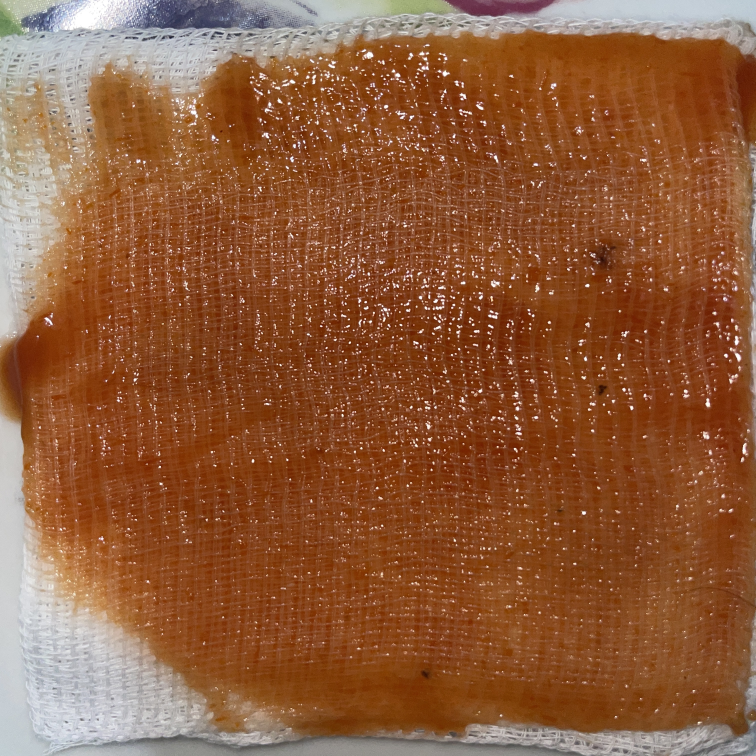
#> input picture hemomeasure/casosdeprueba/casosdeprueba/caso1ladoa.jpg, 3024 x 3024 px, found by its file name (shown at 1/4 size)
$ python measure.py
#> lines starting #> are read from the running program, lines starting #| are printed output that depends on the picture; long printed decimals are rounded
import numpy as np
import cv2
import matplotlib.pyplot as plt

image = cv2.imread('C:\\Users\\Edgardo\\Documents\\hemomeasure\\casosdeprueba\\casosdeprueba\\caso1ladoa.jpg')
#> image is the input picture: shape (3024, 3024, 3); mean B, G, R 58.9, 92.2, 144
image2 = cv2.imread('C:\\Users\\Edgardo\\Documents\\hemomeasure\\casosdeprueba\\casosdeprueba\\caso1ladob.jpg')
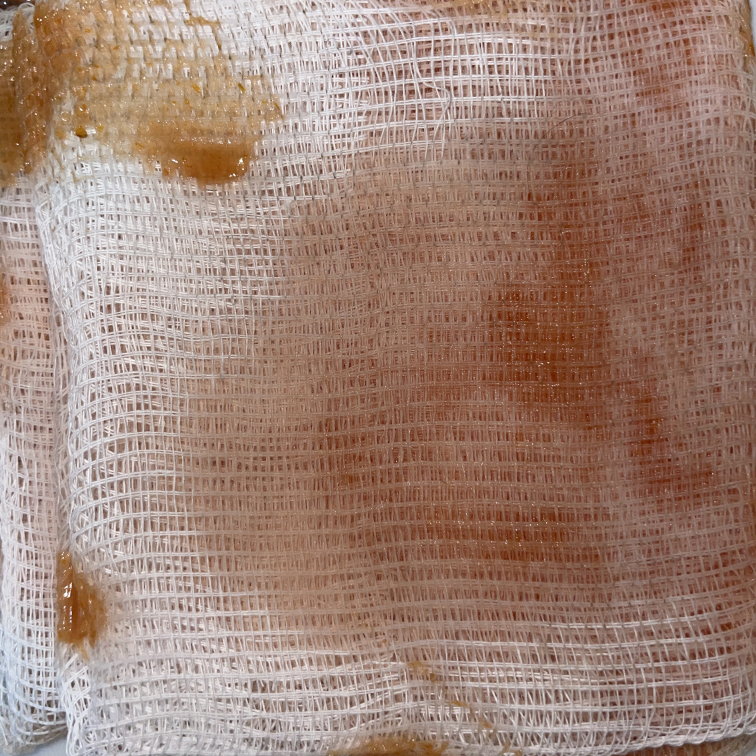
#> input picture hemomeasure/casosdeprueba/casosdeprueba/caso1ladob.jpg, 3024 x 3024 px, found by its file name (shown at 1/4 size)
#> image2 is the input picture: shape (3024, 3024, 3); mean B, G, R 118.5, 131.4, 160.1


def adjust_brilliance(image, brilliance_factor=1.5):
    image = image.astype(np.float32)
    mean_brightness = np.mean(image)
    image = (image - mean_brightness) * brilliance_factor + mean_brightness
    image = np.clip(image, 0, 255)
    image = image.astype(np.uint8)

    return image

def adjust_exposure(image, exposure_factor=1.5):
    image = image.astype(np.float32)

    image = image * exposure_factor

    # OVERFLOW HANDLING
    image = np.clip(image, 0, 255)

    image = image.astype(np.uint8)

    return image


def findredp(image):
    height, width, _ = image.shape

    accumulated_red = 0
    totalred=0
    totalgreen=0
    totalblue=0

    for y in range(height):
        for x in range(width):
            red_value = image[y, x, 2]
            totalred = totalred + red_value

            green_value = image[y, x, 1]
            totalgreen = totalgreen + green_value

            blue_value = image[y, x, 0]
            totalblue = totalblue + blue_value

    print("DEBUG: ")
    print("red: ", totalred)
    print("green: ", totalgreen)
    print("blue: ", totalblue)

    print("OPERACION: ")
    accumulated_red = totalred - ((totalgreen + totalblue)/2)
    print("TOTAL DE ROJO: ", accumulated_red)

    redpercentage = accumulated_red/(255*image.shape[0]*image.shape[1])

    print("PORCENTAJE DE ROJO: ", redpercentage)

    return redpercentage

def hemomeasure(image, brilliance_factor=5, exposure_factor=3, blur_ksize=(123, 123)):
    image = adjust_brilliance(image, brilliance_factor)
    image = adjust_exposure(image, exposure_factor)
    image = cv2.GaussianBlur(image, blur_ksize, 0)
    redpercentage = findredp(image)
    return redpercentage

#image processing for optimization
if (image.shape[0]*image.shape[1])>100:
    image = cv2.resize(image, (int(image.shape[1] * 0.25), int(image.shape[0] * 0.25)))
#> image: shape (756, 756, 3)

if (image2.shape[0]*image2.shape[1])>100:
    image2 = cv2.resize(image2, (int(image2.shape[1] * 0.25), int(image2.shape[0] * 0.25)))
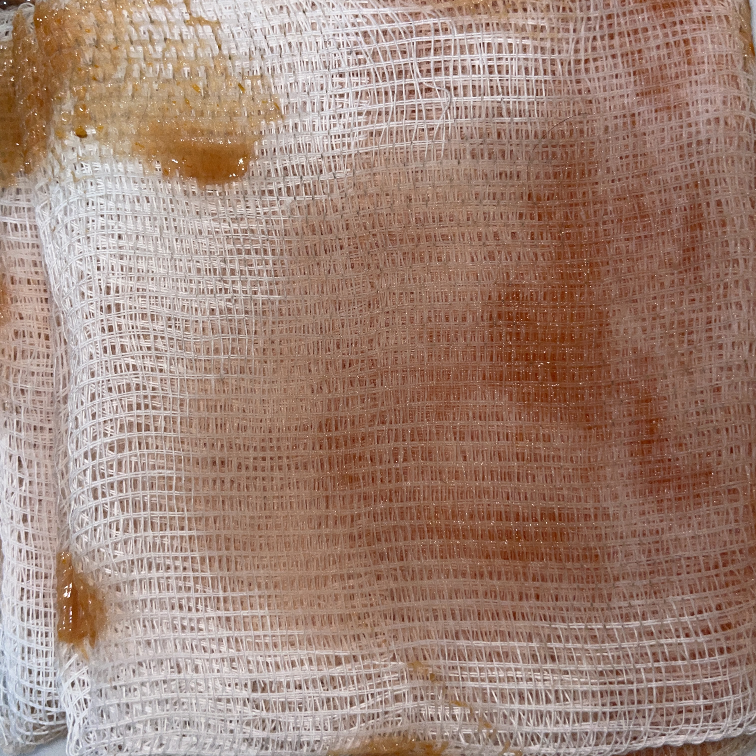
#> image2: shape (756, 756, 3); mean B, G, R 118.6, 131.5, 160.2


print("LADO A")
print("////////////")
redpercentage = hemomeasure(image, brilliance_factor=5, exposure_factor=3, blur_ksize=(123, 123))
#> in adjust_brilliance, `mean_brightness = np.mean(image)`: mean_brightness = 98.46
#> in adjust_exposure, `image = np.clip(image, 0, 255)`:
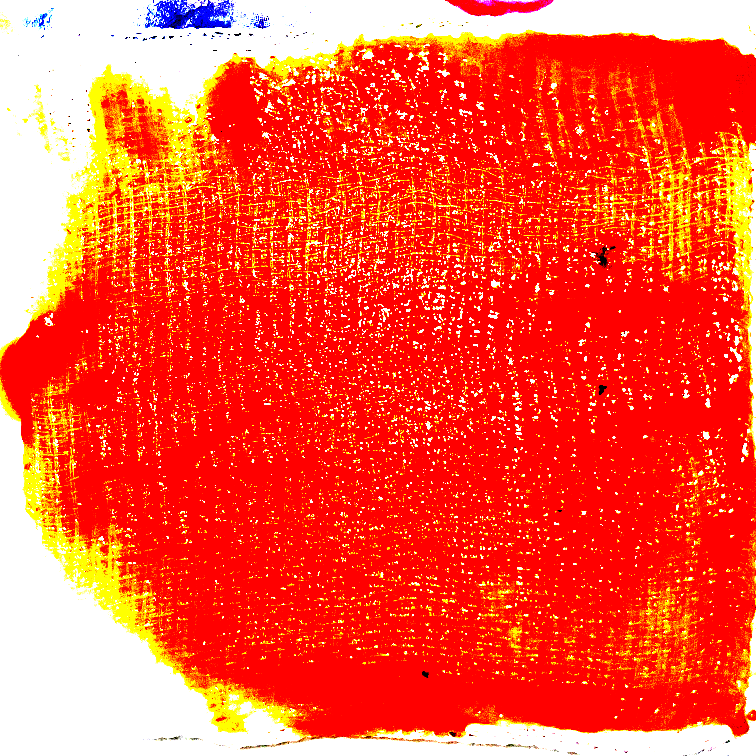
#> image: shape (756, 756, 3) float32; mean of channels 0, 1, 2 56.9, 82.7, 254.7; drawn as B, G, R
#> in hemomeasure, `image = cv2.GaussianBlur(image, blur_ksize, 0)`:
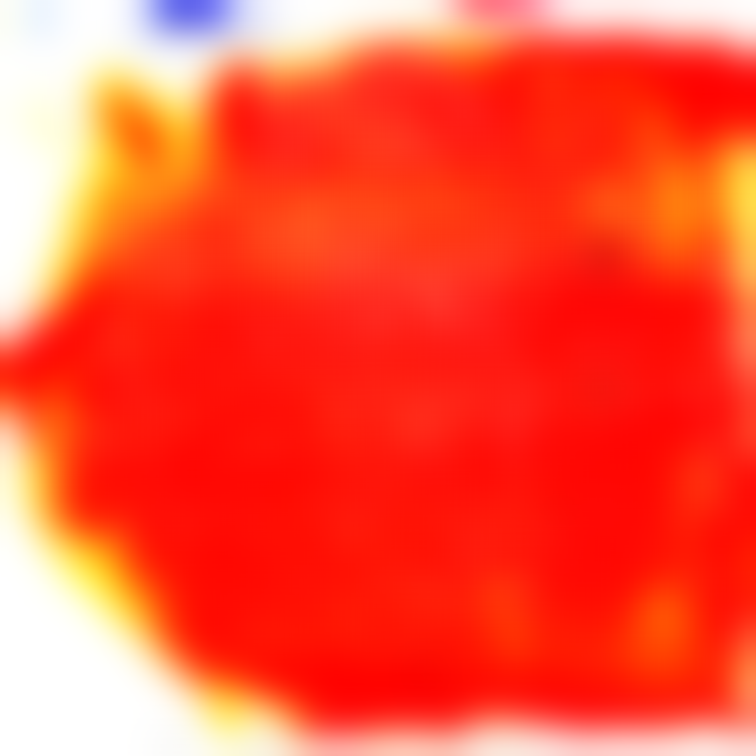
#> image: shape (756, 756, 3); mean of channels 0, 1, 2 56.7, 82.4, 253.9; drawn as B, G, R
#> after the loop in findredp, `for y in range(height):`: totalblue = 32405576; totalgreen = 47108348; totalred = 145089646
#| red:  145089646
#| green:  47108348
#| blue:  32405576
#> in findredp, `accumulated_red = totalred - ((totalgreen + totalblue)/2)`: accumulated_red = 105332684
#| TOTAL DE ROJO:  105332684.0
#> in findredp, `redpercentage = accumulated_red/(255*image.shape[0]*image.shape[1])`: redpercentage = 0.723
#| PORCENTAJE DE ROJO:  0.7227
#> redpercentage = 0.723

print("LADO B")
print("////////////")
redpercentage2 = hemomeasure(image2, brilliance_factor=5, exposure_factor=3, blur_ksize=(123, 123))
#> call 2 of hemomeasure, with brilliance_factor = 5, exposure_factor = 3, blur_ksize = (123, 123)
#> call 2 of adjust_brilliance, with brilliance_factor = 5
#> in adjust_brilliance (call 2), `mean_brightness = np.mean(image)`: mean_brightness = 136.8
#> in adjust_brilliance (call 2), `image = np.clip(image, 0, 255)`:
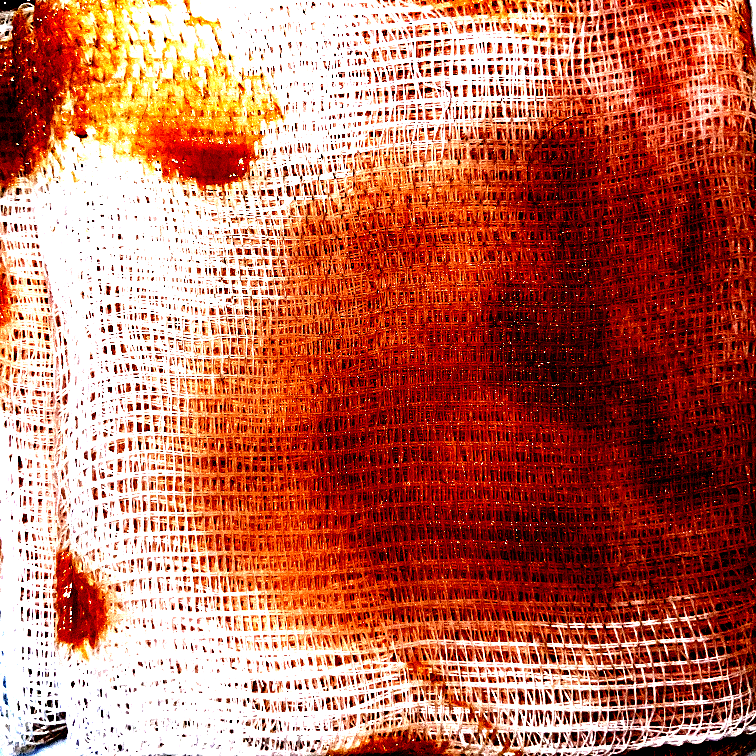
#> image: shape (756, 756, 3) float32; mean of channels 0, 1, 2 89.8, 110.2, 189.2; drawn as B, G, R
#> call 2 of adjust_exposure, with exposure_factor = 3
#> in adjust_exposure (call 2), `image = np.clip(image, 0, 255)`:
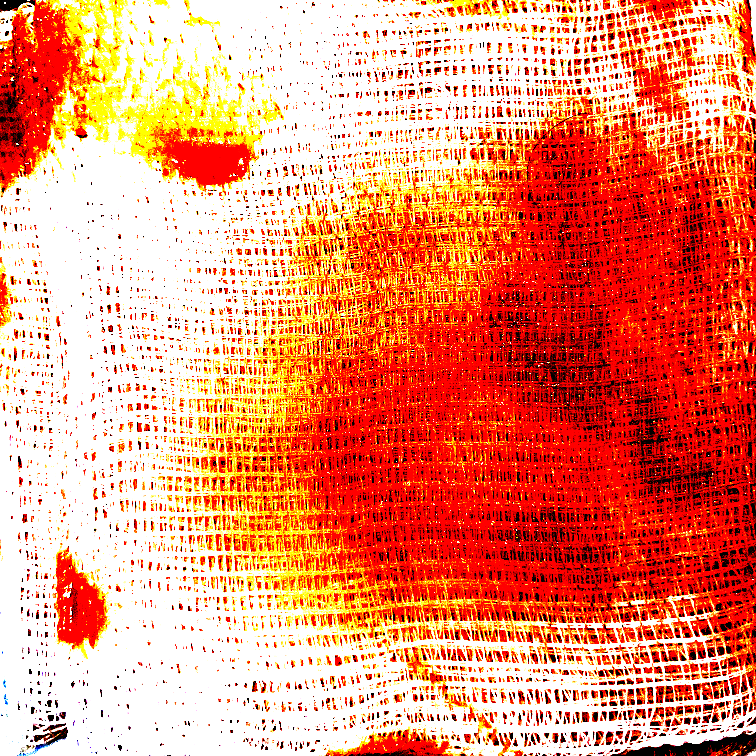
#> image: shape (756, 756, 3) float32; mean of channels 0, 1, 2 112.2, 142.4, 235.9; drawn as B, G, R
#> in hemomeasure (call 2), `image = cv2.GaussianBlur(image, blur_ksize, 0)`:
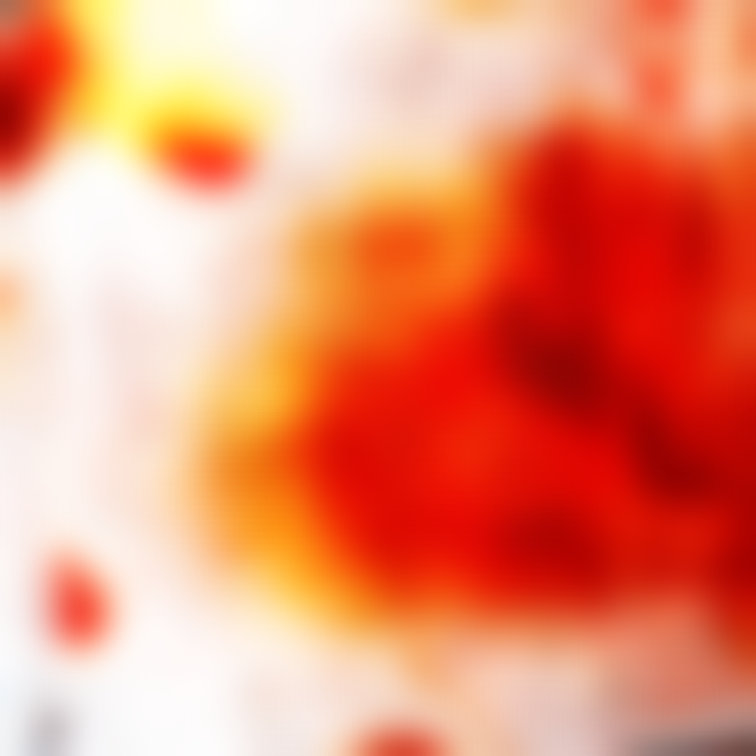
#> image: shape (756, 756, 3); mean of channels 0, 1, 2 112, 142.1, 235.2; drawn as B, G, R
#| red:  134451401
#| green:  81215242
#| blue:  63985061
#| TOTAL DE ROJO:  61851249.5
#| PORCENTAJE DE ROJO:  0.4244
#> in hemomeasure (call 2), `redpercentage = findredp(image)`: redpercentage = 0.424
#> redpercentage2 = 0.424

print("")
print("SATURACION ESTIMADA EN GAZA: ", (redpercentage*6)+(redpercentage2*6),"ml")
#| SATURACION ESTIMADA EN GAZA:  6.883 ml


cv2.imshow("Ejemplo", image)
cv2.imshow("Ejemplo", image2)
cv2.waitKey(0)
cv2.destroyAllWindows()
